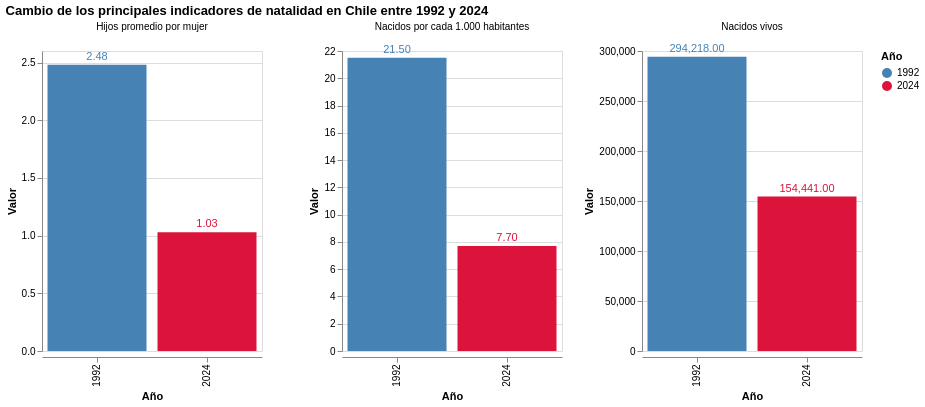

The code cell stored with this chart in its notebook:
### Code cell
# Gráfico 3: comparación 1992 vs 2024

df_limpia["Nacidos vivos"] = (
    df_limpia["Nacidos vivos"]
    .astype(str)
    .str.replace(".","", regex=False)
    .str.replace(",",".", regex=False)
)

df_limpia["Nacidos vivos"] = pd.to_numeric(
    df_limpia["Nacidos vivos"],
    errors="coerce"
)

primer_ano = df_limpia["Año"].min()
ultimo_ano = df_limpia["Año"].max()

df_comparacion = df_limpia[df_limpia["Año"].isin([primer_ano, ultimo_ano])].copy()

df_comparacion_largo = df_comparacion.melt(
    id_vars=["Año"],
    value_vars=[
        "Nacidos vivos",
        "Tasa global Fecundidad",
        "Tasa bruta natalidad"
    ],
    var_name="Indicador",
    value_name="Valor"
)

df_comparacion_largo["Indicador"] = df_comparacion_largo["Indicador"].replace({
    "Nacidos vivos": "Nacidos vivos",
    "Tasa global Fecundidad": "Hijos promedio por mujer",
    "Tasa bruta natalidad": "Nacidos por cada 1.000 habitantes"
})

base = alt.Chart(df_comparacion_largo).encode(
    x=alt.X("Año:O", title="Año"),
    y=alt.Y("Valor:Q", title="Valor"),
    color=alt.Color(
        "Año:O",
        title="Año",
        scale=alt.Scale(
            domain=[primer_ano, ultimo_ano],
            range=["steelblue","crimson"]
        )
    ),
    tooltip=[
        alt.Tooltip("Indicador:N", title="Indicador"),
        alt.Tooltip("Año:O", title="Año"),
        alt.Tooltip("Valor:Q", title="Valor", format=",.2f")
    ]
).properties(
    width=220,
    height=300
)

barras = base.mark_bar()

textos = base.mark_text(
    dy=-8,
    fontSize=11
).encode(
    text=alt.Text("Valor:Q", format=",.2f")
)

grafico_antes_despues = alt.layer(
    barras,
    textos,
).facet(
    column=alt.Column("Indicador:N", title=None)
).properties(
    title="Cambio de los principales indicadores de natalidad en Chile entre 1992 y 2024"

).resolve_scale(
    y="independent"
)

grafico_antes_despues

### Figure 1 — Vega-Lite specification as saved in the notebook (floating-point values rounded to 4 significant figures)
{"config": {"view": {"continuousWidth": 300, "continuousHeight": 300}}, "data": {"name": "data-1ea95311d8277f7f91ce9500c0d5bed7"}, "facet": {"column": {"field": "Indicador", "title": null, "type": "nominal"}}, "spec": {"layer": [{"mark": {"type": "bar"}, "encoding": {"color": {"field": "Año", "scale": {"domain": [1992, 2024], "range": ["steelblue", "crimson"]}, "title": "Año", "type": "ordinal"}, "tooltip": [{"field": "Indicador", "title": "Indicador", "type": "nominal"}, {"field": "Año", "title": "Año", "type": "ordinal"}, {"field": "Valor", "format": ",.2f", "title": "Valor", "type": "quantitative"}], "x": {"field": "Año", "title": "Año", "type": "ordinal"}, "y": {"field": "Valor", "title": "Valor", "type": "quantitative"}}}, {"mark": {"type": "text", "dy": -8, "fontSize": 11}, "encoding": {"color": {"field": "Año", "scale": {"domain": [1992, 2024], "range": ["steelblue", "crimson"]}, "title": "Año", "type": "ordinal"}, "text": {"field": "Valor", "format": ",.2f", "type": "quantitative"}, "tooltip": [{"field": "Indicador", "title": "Indicador", "type": "nominal"}, {"field": "Año", "title": "Año", "type": "ordinal"}, {"field": "Valor", "format": ",.2f", "title": "Valor", "type": "quantitative"}], "x": {"field": "Año", "title": "Año", "type": "ordinal"}, "y": {"field": "Valor", "title": "Valor", "type": "quantitative"}}}], "height": 300, "width": 220}, "resolve": {"scale": {"y": "independent"}}, "title": "Cambio de los principales indicadores de natalidad en Chile entre 1992 y 2024", "$schema": "https://vega.github.io/schema/vega-lite/v5.20.1.json", "datasets": {"data-1ea95311d8277f7f91ce9500c0d5bed7": [{"Año": 1992, "Indicador": "Nacidos vivos", "Valor": 294200.0}, {"Año": 2024, "Indicador": "Nacidos vivos", "Valor": 154400.0}, {"Año": 1992, "Indicador": "Hijos promedio por mujer", "Valor": 2.48}, {"Año": 2024, "Indicador": "Hijos promedio por mujer", "Valor": 1.03}, {"Año": 1992, "Indicador": "Nacidos por cada 1.000 habitantes", "Valor": 21.5}, {"Año": 2024, "Indicador": "Nacidos por cada 1.000 habitantes", "Valor": 7.7}]}}
